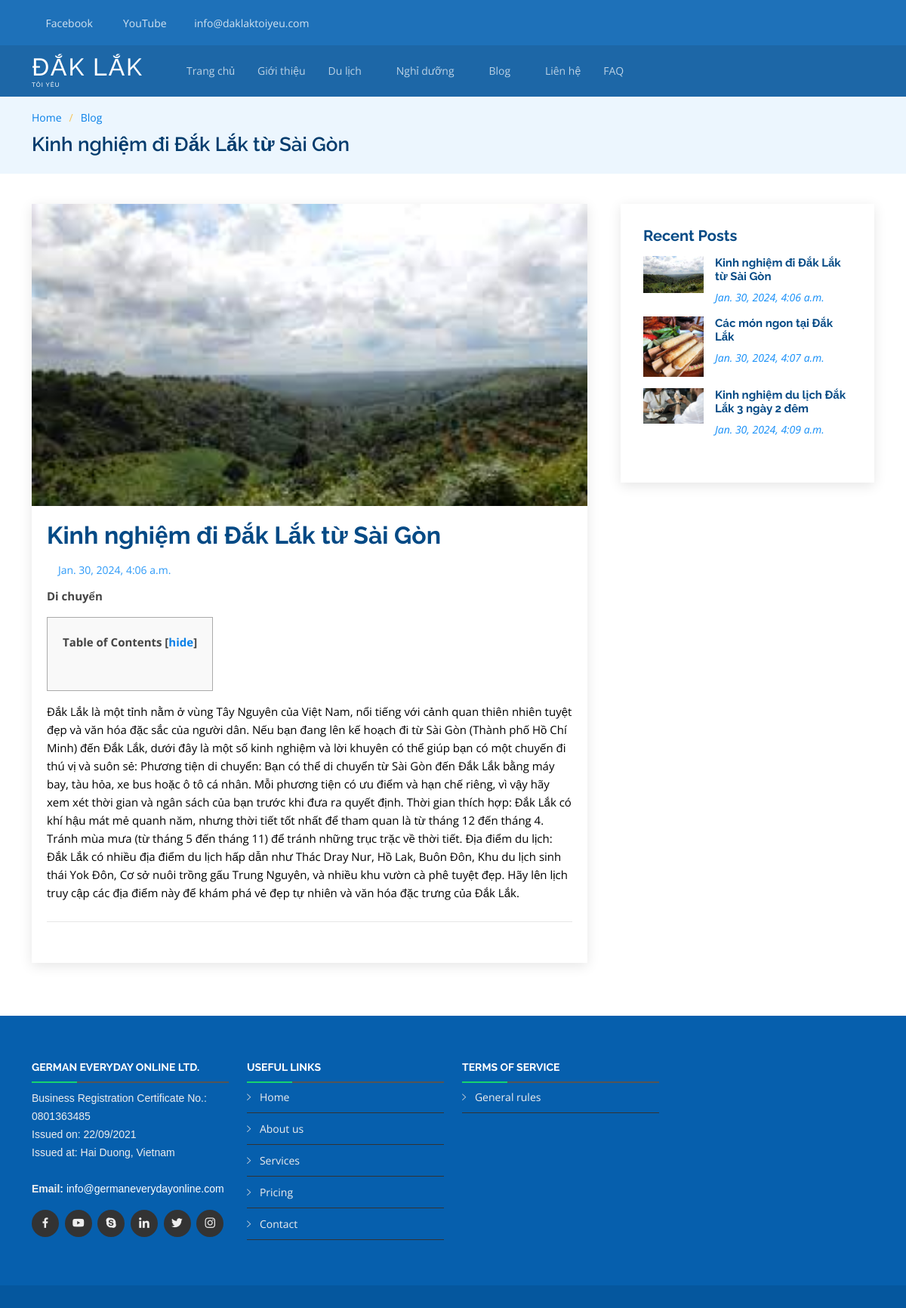
Page /travel/detail/1 on the committed database.
### travel/models.py (models this page shows)
class Blog(models.Model):
    blogId = models.AutoField(primary_key=True)
    blogTitle = models.CharField(max_length=45, null=True, default=None)
    blogDate = models.DateTimeField()
    blogAuthor = models.CharField(max_length=45, null=True, default=None)
    blogContent = models.TextField(null=True, default=None)
    blogImage = models.ImageField(upload_to='images/', null=True, blank=True)
    category = models.ForeignKey(BlogCategory, on_delete=models.CASCADE)
    user = models.ForeignKey(User, on_delete=models.CASCADE)
    class Meta:
        db_table = "blog_seq"

class BlogCategory(models.Model):
    categoryId = models.AutoField(primary_key=True)
    categoryName = models.CharField(max_length=45, null=True, default=None)
    categoryCount = models.IntegerField(null=True, default=None)
    class Meta:
        db_table = "blog_category_seq"

### travel/views.py (the view)
# urls.py: path("detail/<int:pk>", BlogDetailView.as_view(), name="detail"),
class BlogDetailView(DetailView):
    model = Blog
    template_name = 'blog_detail.html'
    def get_context_data(self, **kwargs):
        context = super().get_context_data(**kwargs)
        context['blogs'] = Blog.objects.all()
        return context

### travel/templates/blog_detail.html (shortened to what this page needs)
<!DOCTYPE html>
<html lang="en" xmlns="http://www.w3.org/1999/xhtml">
    {% load static %}
<head>
<link rel="stylesheet"
	href="https://cdnjs.cloudflare.com/ajax/libs/font-awesome/4.7.0/css/font-awesome.min.css">
<link href="{% static 'assets/vendor/bootstrap/css/bootstrap.min.css' %}" rel="stylesheet">
    <link href="{% static 'assets/vendor/bootstrap-icons/bootstrap-icons.css' %}" rel="stylesheet">
    <link href="{% static 'assets/vendor/aos/aos.css' %}" rel="stylesheet">
    <link href="{% static 'assets/vendor/glightbox/css/glightbox.min.css' %}" rel="stylesheet">
    <link href="{% static 'assets/vendor/swiper/swiper-bundle.min.css' %}" rel="stylesheet">
    <link href="{% static 'assets/vendor/icofont/icofont.min.css' %}" rel="stylesheet">
    <link href="{% static 'assets/vendor/boxicons/css/boxicons.min.css' %}" rel="stylesheet">
    <link href="{% static 'assets/vendor/animate.css/animate.min.css' %}" rel="stylesheet">
    <link href="{% static 'assets/vendor/remixicon/remixicon.css' %}" rel="stylesheet">
    <link href="{% static 'assets/vendor/ionicons/css/ionicons.min.css' %}" rel="stylesheet">
    <link href="{% static 'assets/vendor/owl.carousel/assets/owl.carousel.min.css' %}" rel="stylesheet">
    <link href="{% static 'assets/vendor/venobox/venobox.css' %}" rel="stylesheet">
    <link href="{% static 'assets/vendor/aos/aos.css' %}" rel="stylesheet">
<link href="{% static 'assets/css/style2.css' %}" rel="stylesheet">
</head>
<body>
	<div id="topbar"
		class="d-none d-lg-flex align-items-center fixed-top topbar-inner-pages ">
		<div class="container d-flex align-items-center">
			<div class="contact-info mr-auto">
				<ul>
					<li><i class="icofont-facebook"></i> <a
						href="">Facebook
					</a></li>
					<li><i class="icofont-youtube"></i> <a
						href="">YouTube
					</a></li>
					<li><i class="icofont-envelope"></i><a
						href="mailto:info@.com">info@daklaktoiyeu.com</a></li>
				</ul>
			</div>
		</div>
	</div>
	<header id="header" class="fixed-top header-inner-pages">
		<div class="container d-flex align-items-center">
			<div class="logo mr-auto">
				<a href="/index?course_lang=en" class="scrollto">
					<h1>ĐẮK LẮK</h1>
					<h6>Tôi Yêu</h6>
				</a>
			</div>
			<nav class="nav-menu d-none d-lg-block">
				<ul>
					<li><a href="/index#about"></a></li>
					<li><a href="{% url 'travel:index' %}">Trang chủ</a></li>
					<li><a href="{% url 'travel:index' %}">Giới thiệu</a></li>
					<li class="drop-down"><a href="">Du lịch</a>
						</li>
					<li class="drop-down"><a href="/index#pricing">Nghỉ dưỡng</a>
						</li>
					<li	class="drop-down"><a href="#">Blog</a>
					</li>
					<li><a href="">Liên hệ</a></li>
					<li><a href="">FAQ</a></li>
				</ul>
			</nav>
		</div>
	</header>
	<div>
		<main id="main">
  <section id="breadcrumbs" class="breadcrumbs">
    <div class="container">
      <ol>
        <li><a href="/index">Home</a></li>
        <li><a href="/blog">Blog</a></li>
      </ol>
      <h2>{{blog.blogTitle}}</h2>
    </div>
  </section>
  <section id="blog" class="blog">
    <div class="container">
      <div class="row">
        <div class="col-lg-8 entries">
          <article class="entry entry-single">
            <div class="entry-img">
                <img src="{% static 'assets/' %}{{ blog.blogImage }}" style="width: 100%;" class="img-fluid"/>
            </div>
            <h2 class="entry-title">
              <a href="#">{{blog.blogTitle}}</a>
            </h2>
            <div class="entry-meta">
              <ul>
                <li class="d-flex align-items-center"><i class="icofont-wall-clock"></i> <a href="#"><time>{{blog.blogDate}}</time></a></li>
              </ul>
            </div>
            <div class="entry-content">
              <p style="font-weight: bold;">{{blog.category.categoryName}}
</p>
              <div id="toc_container">
                <p class="toc_title">Table of Contents [<a href="javascript:void(0)" onclick="hideTOC()" id="hide_button">hide</a>]</p>
              </div>
              <div class="ql-editor blog-content" id="blog-content"><p class="ql-align-justify"><span style="background-color: transparent; color: rgb(0, 0, 0);">{{blog.blogContent}}</span></p></div>
            </div>
            <div class="entry-footer clearfix">
              <div class="float-right share">
                <a href="" title="Share on Twitter"><i class="icofont-twitter"></i></a>
                <a href="" title="Share on Facebook"><i class="icofont-facebook"></i></a>
                <a href="" title="Share on Instagram"><i class="icofont-instagram"></i></a>
              </div>
            </div>
          </article>
        </div>
        <div class="col-lg-4">
          <div class="sidebar">
            <h3 class="sidebar-title">Recent Posts</h3>
            <div class="sidebar-item recent-posts">
              {% for blog in blogs|slice:":5" %}
                <div class="post-item clearfix">
                    <img src="{% static 'assets/' %}{{ blog.blogImage }}" />
                  <h4><a href="/blog/11249">{{blog.blogTitle}}</a></h4>
                  <time>{{blog.blogDate}}</time>
                </div>
                {%endfor%}
                </div>
            </div>
          </div>
        </div>
      </div>
    </div>
	<footer id="footer">
		<div class="footer-top">
			<div class="container">
				<div class="row">
					<div class="col-lg-3 col-md-6 footer-info">
						<h4>German Everyday Online Ltd.</h4>
						<p>Business Registration Certificate No.: 0801363485</p>
						<p>Issued on: 22/09/2021</p>
						<p>Issued at: Hai Duong, Vietnam<br><br></p>
						<p>
							<strong>Email:</strong> <a href="mailto:info@germaneverydayonline.com" style="color:white">
								info@germaneverydayonline.com </a><br>
						</p>
						<div class="social-links mt-3">
							<a href="https://www.facebook.com/groups/450067886181594"
								class="facebook"><i class="bx bxl-facebook"></i></a>
							<a href="https://www.youtube.com/c/GermanEverydayOnline"
								class="youtube"><i class="bx bxl-youtube"></i></a>
							<a href="#"	class="google-plus"><i class="bx bxl-skype"></i></a>
							<a href="#" class="linkedin"><i class="bx bxl-linkedin"></i></a>
							<a href="#" class="twitter"><i class="bx bxl-twitter"></i></a>
							<a href="#" class="instagram"><i class="bx bxl-instagram"></i></a>
						</div>
					</div>
					<div class="col-lg-3 col-md-6 footer-links">
						<h4>Useful Links</h4>
						<ul>
							<li><i class="ion-ios-arrow-right"></i> <a href="/index#">Home</a></li>
							<li><i class="ion-ios-arrow-right"></i> <a
								href="/index#about">About us</a></li>
							<li><i class="ion-ios-arrow-right"></i> <a
								href="/index#services">Services</a></li>
							<li><i class="ion-ios-arrow-right"></i> <a
								href="/index#pricing">Pricing</a></li>
							<li><i class="ion-ios-arrow-right"></i> <a
								href="/index#contact">Contact</a></li>
						</ul>
					</div>
					<div class="col-lg-3 col-md-6 footer-links">
						<h4>Terms of service</h4>
						<ul>
							<li><i class="ion-ios-arrow-right"></i> <a href="/rules">General rules</a></li>
						</ul>
					</div>
				</div>
			</div>
		</div>
	</footer>
</body>
</html>

### travel/templates/blog_detail.html (style rules this page uses)
.blog-content p { padding-bottom: 10px; }
#toc_container { background: #f9f9f9 none repeat scroll 0 0; border: 1px solid #aaa; display: table; font-size: 95%; margin-bottom: 1em; padding: 20px; width: auto; }
.toc_title { font-weight: 700; text-align: center; }

### rows in the picture
Blog: blogTitle "Kinh nghiệm đi Đắk Lắk từ Sài Gòn", blogImage (picture), blogDate "Jan. 30, 2024, 4:06 a.m.", category.categoryName "Di chuyển", blogContent "Đắk Lắk là một tỉnh nằm ở vùng Tây Nguyên của Việt Nam, nổi tiếng với cảnh quan thiên nhiên tuyệt đẹp và văn hóa đặc sắc của người dân. Nếu bạn đang lên kế hoạch đi từ Sài Gòn (Thành phố Hồ Chí Minh) đến Đắk Lắk, dưới đây là một số kinh nghiệm và lời khuyên có thể giúp bạn có một chuyến đi thú vị và suôn sẻ: Phương tiện di chuyển: Bạn có thể di chuyển từ Sài Gòn đến Đắk Lắk bằng máy bay, tàu hỏa, xe bus hoặc ô tô cá nhân. Mỗi phương tiện có ưu điểm và hạn chế riêng, vì vậy hãy xem xét thời gian và ngân sách của bạn trước khi đưa ra quyết định. Thời gian thích hợp: Đắk Lắk có khí hậu mát mẻ quanh năm, nhưng thời tiết tốt nhất để tham quan là từ tháng 12 đến tháng 4. Tránh mùa mưa (từ tháng 5…"
Blog: blogImage (picture), blogTitle "Các món ngon tại Đắk Lắk", blogDate "Jan. 30, 2024, 4:07 a.m."
Blog: blogImage (picture), blogTitle "Kinh nghiệm du lịch Đắk Lắk 3 ngày 2 đêm", blogDate "Jan. 30, 2024, 4:09 a.m."
